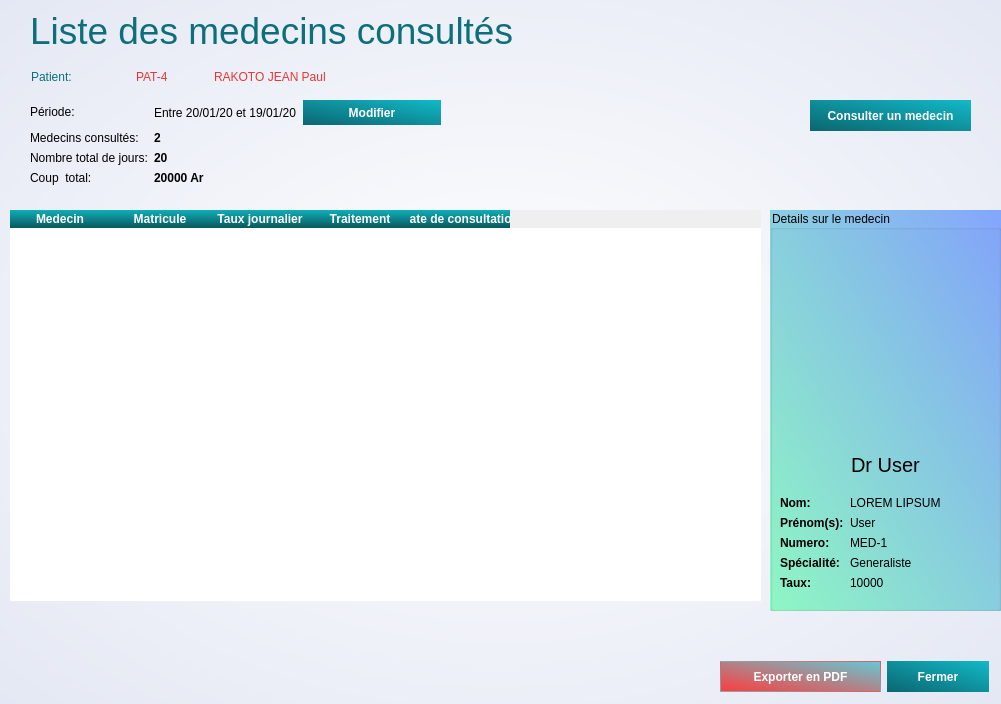
<?xml version="1.0" encoding="UTF-8"?>
<ui version="4.0">
 <class>VoirTrait</class>
 <widget class="QWidget" name="VoirTrait">
  <property name="geometry">
   <rect>
    <x>0</x>
    <y>0</y>
    <width>1001</width>
    <height>704</height>
   </rect>
  </property>
  <property name="minimumSize">
   <size>
    <width>1001</width>
    <height>704</height>
   </size>
  </property>
  <property name="maximumSize">
   <size>
    <width>1001</width>
    <height>704</height>
   </size>
  </property>
  <property name="windowTitle">
   <string>Form</string>
  </property>
  <property name="styleSheet">
   <string notr="true">#VoirTrait{
background-color: qradialgradient(spread:pad, cx:0.494318, cy:0.5, radius:0.859, fx:0.5, fy:0.5, stop:0 rgba(255, 255, 255, 255), stop:1 rgba(222, 227, 241, 255));
}
#medTable{
	selection-background-color:rgb(3, 225, 133);
	alternate-background-color: rgb(240, 247, 255);
	selection-color: white;
	border: none;
}
#medTable QHeaderView::section{
background-color: qlineargradient(spread:pad, x1:0.5, y1:1, x2:0.5, y2:0.00568182, stop:0 rgba(9, 87, 94, 255), stop:1 rgba(15, 174, 182, 255));
color: white;
border: none;
font-weight: bold;
}
*{
font: 75 11pt &quot;Calibri&quot;;
}</string>
  </property>
  <widget class="QLabel" name="numPat">
   <property name="geometry">
    <rect>
     <x>136</x>
     <y>61</y>
     <width>72</width>
     <height>31</height>
    </rect>
   </property>
   <property name="styleSheet">
    <string notr="true">font: 20pt &quot;Quantify&quot;;
color:rgb(232, 54, 54);
font: 75 20pt &quot;Quicksand Bold&quot;;</string>
   </property>
   <property name="text">
    <string>PAT-4</string>
   </property>
  </widget>
  <widget class="QLabel" name="label_7">
   <property name="geometry">
    <rect>
     <x>30</x>
     <y>10</y>
     <width>531</width>
     <height>44</height>
    </rect>
   </property>
   <property name="styleSheet">
    <string notr="true">color: rgb(13, 111, 122);
font: 75 26pt &quot;Calibri&quot;;</string>
   </property>
   <property name="text">
    <string>&lt;!DOCTYPE HTML PUBLIC &quot;-//W3C//DTD HTML 4.0//EN&quot; &quot;http://www.w3.org/TR/REC-html40/strict.dtd&quot;&gt;
&lt;html&gt;&lt;head&gt;&lt;meta name=&quot;qrichtext&quot; content=&quot;1&quot; /&gt;&lt;style type=&quot;text/css&quot;&gt;
p, li { white-space: pre-wrap; }
&lt;/style&gt;&lt;/head&gt;&lt;body style=&quot; font-family:'Calibri'; font-size:26pt; font-weight:72; font-style:normal;&quot;&gt;
&lt;p style=&quot; margin-top:12px; margin-bottom:12px; margin-left:0px; margin-right:0px; -qt-block-indent:0; text-indent:0px;&quot;&gt;&lt;span style=&quot; font-family:'Quantify'; font-size:28pt; font-weight:400;&quot;&gt;Liste des medecins consultés&lt;/span&gt;&lt;/p&gt;&lt;/body&gt;&lt;/html&gt;</string>
   </property>
  </widget>
  <widget class="QTableWidget" name="medTable">
   <property name="geometry">
    <rect>
     <x>10</x>
     <y>210</y>
     <width>751</width>
     <height>391</height>
    </rect>
   </property>
   <property name="styleSheet">
    <string notr="true"/>
   </property>
   <column>
    <property name="text">
     <string>Medecin</string>
    </property>
   </column>
   <column>
    <property name="text">
     <string>Matricule</string>
    </property>
   </column>
   <column>
    <property name="text">
     <string>Taux journalier</string>
    </property>
   </column>
   <column>
    <property name="text">
     <string>Traitement</string>
    </property>
   </column>
   <column>
    <property name="text">
     <string>Date de consultation</string>
    </property>
   </column>
  </widget>
  <widget class="QGroupBox" name="medDetailsGroup">
   <property name="geometry">
    <rect>
     <x>770</x>
     <y>210</y>
     <width>231</width>
     <height>401</height>
    </rect>
   </property>
   <property name="styleSheet">
    <string notr="true">#medDetailsGroup{
background-color: qlineargradient(spread:pad, x1:0.494, y1:0.960227, x2:0.465636, y2:0, stop:0 rgba(49, 176, 235, 255), stop:1 rgba(255, 255, 255, 255));
background-color: qlineargradient(spread:pad, x1:0, y1:0.989, x2:1, y2:0, stop:0 rgba(183, 212, 255, 255), stop:1 rgba(255, 255, 255, 255));
background-color: qlineargradient(spread:pad, x1:0, y1:0.989, x2:1, y2:0, stop:0 rgba(222, 237, 255, 255), stop:1 rgba(255, 255, 255, 255));
background-color:qlineargradient(spread:pad, x1:0, y1:1, x2:1, y2:0, stop:0 rgba(144, 250, 197, 255), stop:1 rgba(132, 165, 253, 255)) ;

}</string>
   </property>
   <property name="title">
    <string>Details sur le medecin</string>
   </property>
   <widget class="QWidget" name="layoutWidget">
    <property name="geometry">
     <rect>
      <x>10</x>
      <y>230</y>
      <width>211</width>
      <height>150</height>
     </rect>
    </property>
    <layout class="QVBoxLayout" name="infoMedLayout">
     <item>
      <layout class="QHBoxLayout" name="horizontalLayout_3">
       <item>
        <spacer name="horizontalSpacer">
         <property name="orientation">
          <enum>Qt::Horizontal</enum>
         </property>
         <property name="sizeHint" stdset="0">
          <size>
           <width>40</width>
           <height>20</height>
          </size>
         </property>
        </spacer>
       </item>
       <item>
        <widget class="QLabel" name="pseudoLbl">
         <property name="styleSheet">
          <string notr="true">text-align: center;
font-size: 15pt;</string>
         </property>
         <property name="text">
          <string>Dr User</string>
         </property>
        </widget>
       </item>
       <item>
        <spacer name="horizontalSpacer_3">
         <property name="orientation">
          <enum>Qt::Horizontal</enum>
         </property>
         <property name="sizeHint" stdset="0">
          <size>
           <width>40</width>
           <height>20</height>
          </size>
         </property>
        </spacer>
       </item>
      </layout>
     </item>
     <item>
      <layout class="QFormLayout" name="formLayout">
       <item row="0" column="0">
        <widget class="QLabel" name="label_3">
         <property name="text">
          <string>&lt;html&gt;&lt;head/&gt;&lt;body&gt;&lt;p&gt;&lt;span style=&quot; font-weight:600;&quot;&gt;Nom:&lt;/span&gt;&lt;/p&gt;&lt;/body&gt;&lt;/html&gt;</string>
         </property>
        </widget>
       </item>
       <item row="0" column="1">
        <widget class="QLabel" name="nomLbl">
         <property name="text">
          <string>LOREM LIPSUM</string>
         </property>
        </widget>
       </item>
       <item row="1" column="0">
        <widget class="QLabel" name="label_4">
         <property name="text">
          <string>&lt;html&gt;&lt;head/&gt;&lt;body&gt;&lt;p&gt;&lt;span style=&quot; font-weight:600;&quot;&gt;Prénom(s):&lt;/span&gt;&lt;/p&gt;&lt;/body&gt;&lt;/html&gt;</string>
         </property>
        </widget>
       </item>
       <item row="1" column="1">
        <widget class="QLabel" name="prenomLbl">
         <property name="text">
          <string>User</string>
         </property>
        </widget>
       </item>
       <item row="2" column="0">
        <widget class="QLabel" name="label_8">
         <property name="text">
          <string>&lt;html&gt;&lt;head/&gt;&lt;body&gt;&lt;p&gt;&lt;span style=&quot; font-weight:600;&quot;&gt;Numero:&lt;/span&gt;&lt;/p&gt;&lt;/body&gt;&lt;/html&gt;</string>
         </property>
        </widget>
       </item>
       <item row="2" column="1">
        <widget class="QLabel" name="matriculeLbl">
         <property name="text">
          <string>MED-1</string>
         </property>
        </widget>
       </item>
       <item row="3" column="0">
        <widget class="QLabel" name="label_9">
         <property name="text">
          <string>&lt;html&gt;&lt;head/&gt;&lt;body&gt;&lt;p&gt;&lt;span style=&quot; font-weight:600;&quot;&gt;Spécialité:&lt;/span&gt;&lt;/p&gt;&lt;/body&gt;&lt;/html&gt;</string>
         </property>
        </widget>
       </item>
       <item row="3" column="1">
        <widget class="QLabel" name="specLbl">
         <property name="text">
          <string>Generaliste</string>
         </property>
        </widget>
       </item>
       <item row="4" column="0">
        <widget class="QLabel" name="label_10">
         <property name="text">
          <string>&lt;html&gt;&lt;head/&gt;&lt;body&gt;&lt;p&gt;&lt;span style=&quot; font-weight:600;&quot;&gt;Taux:&lt;/span&gt;&lt;/p&gt;&lt;/body&gt;&lt;/html&gt;</string>
         </property>
        </widget>
       </item>
       <item row="4" column="1">
        <widget class="QLabel" name="tauxLbl">
         <property name="text">
          <string>10000</string>
         </property>
        </widget>
       </item>
      </layout>
     </item>
    </layout>
   </widget>
  </widget>
  <widget class="QLabel" name="numPat_3">
   <property name="geometry">
    <rect>
     <x>31</x>
     <y>61</y>
     <width>99</width>
     <height>32</height>
    </rect>
   </property>
   <property name="styleSheet">
    <string notr="true">font: 20pt &quot;Quantify&quot;;
color:rgb(13, 111, 122);</string>
   </property>
   <property name="text">
    <string>Patient: </string>
   </property>
  </widget>
  <widget class="QLabel" name="nomPat">
   <property name="geometry">
    <rect>
     <x>214</x>
     <y>61</y>
     <width>255</width>
     <height>31</height>
    </rect>
   </property>
   <property name="styleSheet">
    <string notr="true">font: 20pt &quot;Quantify&quot;;
color:rgb(232, 54, 54);
font: 75 20pt &quot;Quicksand Bold&quot;;</string>
   </property>
   <property name="text">
    <string>RAKOTO JEAN Paul</string>
   </property>
  </widget>
  <widget class="QWidget" name="layoutWidget">
   <property name="geometry">
    <rect>
     <x>720</x>
     <y>660</y>
     <width>269</width>
     <height>33</height>
    </rect>
   </property>
   <layout class="QHBoxLayout" name="horizontalLayout_2">
    <item>
     <widget class="QPushButton" name="printMedtable">
      <property name="minimumSize">
       <size>
        <width>161</width>
        <height>31</height>
       </size>
      </property>
      <property name="styleSheet">
       <string notr="true">#printMedtable{
border:none;
border: 1px solid qlineargradient(spread:pad, x1:1, y1:0, x2:0, y2:1, stop:0 rgba(255, 59, 59, 255), stop:1 rgba(98, 202, 214, 255));
background-color: qlineargradient(spread:pad, x1:0, y1:1, x2:1, y2:0, stop:0 rgba(255, 59, 59, 255), stop:1 rgba(98, 202, 214, 255));
color: rgb(232, 54, 54);
color: white;
font-weight: bold;
}
#printMedtable:hover{
background-color: qlineargradient(spread:pad, x1:0, y1:1, x2:1, y2:0, stop:0 rgba(255, 34, 34, 255), stop:1 rgba(55, 198, 214, 255));
}</string>
      </property>
      <property name="text">
       <string>Exporter en PDF</string>
      </property>
     </widget>
    </item>
    <item>
     <widget class="QPushButton" name="cancelBtn">
      <property name="minimumSize">
       <size>
        <width>100</width>
        <height>31</height>
       </size>
      </property>
      <property name="styleSheet">
       <string notr="true">#cancelBtn{
border:none;
background-color: qlineargradient(spread:pad, x1:0, y1:1, x2:1, y2:0, stop:0 rgba(11, 102, 112, 255), stop:1 rgba(18, 185, 200, 255));
color: rgb(232, 54, 54);
color: white;
font-weight: bold;
}
#cancelBtn:hover{
background-color: qlineargradient(spread:pad, x1:0, y1:1, x2:1, y2:0, stop:0 rgba(9, 87, 94, 255), stop:1 rgba(15, 174, 182, 255));
}</string>
      </property>
      <property name="text">
       <string>Fermer</string>
      </property>
     </widget>
    </item>
   </layout>
  </widget>
  <widget class="QWidget" name="layoutWidget">
   <property name="geometry">
    <rect>
     <x>30</x>
     <y>100</y>
     <width>411</width>
     <height>101</height>
    </rect>
   </property>
   <layout class="QFormLayout" name="formLayout_2">
    <item row="1" column="0">
     <widget class="QLabel" name="label">
      <property name="text">
       <string>Medecins consultés:</string>
      </property>
     </widget>
    </item>
    <item row="1" column="1">
     <widget class="QLabel" name="effectif">
      <property name="styleSheet">
       <string notr="true">font-weight: bold;</string>
      </property>
      <property name="text">
       <string>2</string>
      </property>
     </widget>
    </item>
    <item row="2" column="0">
     <widget class="QLabel" name="label_5">
      <property name="text">
       <string>Nombre total de jours:</string>
      </property>
     </widget>
    </item>
    <item row="2" column="1">
     <widget class="QLabel" name="totalJours">
      <property name="styleSheet">
       <string notr="true">font-weight: bold;</string>
      </property>
      <property name="text">
       <string>20</string>
      </property>
     </widget>
    </item>
    <item row="3" column="0">
     <widget class="QLabel" name="label_6">
      <property name="text">
       <string>Coup  total:</string>
      </property>
     </widget>
    </item>
    <item row="3" column="1">
     <widget class="QLabel" name="coupTotal">
      <property name="styleSheet">
       <string notr="true">font-weight: bold;</string>
      </property>
      <property name="text">
       <string>20000 Ar</string>
      </property>
     </widget>
    </item>
    <item row="0" column="0">
     <widget class="QLabel" name="label_13">
      <property name="text">
       <string>Période:</string>
      </property>
     </widget>
    </item>
    <item row="0" column="1">
     <layout class="QHBoxLayout" name="horizontalLayout">
      <item>
       <widget class="QLabel" name="critereLbl">
        <property name="text">
         <string>Entre 20/01/20 et 19/01/20</string>
        </property>
       </widget>
      </item>
      <item>
       <widget class="QPushButton" name="critereBtn">
        <property name="minimumSize">
         <size>
          <width>70</width>
          <height>25</height>
         </size>
        </property>
        <property name="styleSheet">
         <string notr="true">#critereBtn{
border:none;
background-color: qlineargradient(spread:pad, x1:0, y1:1, x2:1, y2:0, stop:0 rgba(11, 102, 112, 255), stop:1 rgba(18, 185, 200, 255));
color: rgb(232, 54, 54);
color: white;
font-weight: bold;
}
#critereBtn:hover{
background-color: qlineargradient(spread:pad, x1:0, y1:1, x2:1, y2:0, stop:0 rgba(9, 87, 94, 255), stop:1 rgba(15, 174, 182, 255));
}</string>
        </property>
        <property name="text">
         <string>Modifier</string>
        </property>
       </widget>
      </item>
     </layout>
    </item>
   </layout>
  </widget>
  <widget class="QPushButton" name="consuMedBtn">
   <property name="geometry">
    <rect>
     <x>810</x>
     <y>100</y>
     <width>161</width>
     <height>31</height>
    </rect>
   </property>
   <property name="minimumSize">
    <size>
     <width>70</width>
     <height>25</height>
    </size>
   </property>
   <property name="styleSheet">
    <string notr="true">#consuMedBtn{
border:none;
background-color: qlineargradient(spread:pad, x1:0, y1:1, x2:1, y2:0, stop:0 rgba(11, 102, 112, 255), stop:1 rgba(18, 185, 200, 255));
color: rgb(232, 54, 54);
color: white;
font-weight: bold;
}
#consuMedBtn:hover{
background-color: qlineargradient(spread:pad, x1:0, y1:1, x2:1, y2:0, stop:0 rgba(9, 87, 94, 255), stop:1 rgba(15, 174, 182, 255));
}</string>
   </property>
   <property name="text">
    <string>Consulter un medecin</string>
   </property>
  </widget>
 </widget>
 <resources/>
 <connections/>
</ui>
